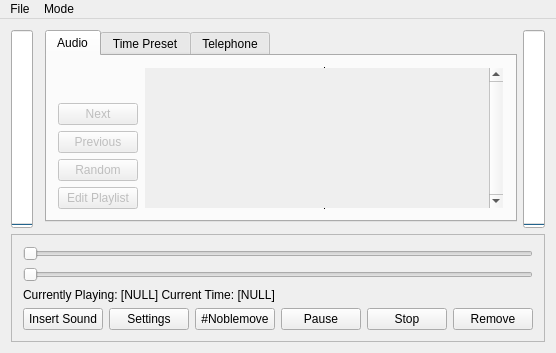
<?xml version="1.0" encoding="UTF-8"?>
<ui version="4.0">
 <class>MainWindow</class>
 <widget class="QMainWindow" name="MainWindow">
  <property name="geometry">
   <rect>
    <x>0</x>
    <y>0</y>
    <width>524</width>
    <height>353</height>
   </rect>
  </property>
  <property name="windowTitle">
   <string>MainWindow</string>
  </property>
  <widget class="QWidget" name="centralWidget">
   <layout class="QGridLayout" name="gridLayout_2">
    <item row="4" column="0" colspan="4">
     <widget class="QFrame" name="frame">
      <property name="statusTip">
       <string/>
      </property>
      <property name="frameShape">
       <enum>QFrame::StyledPanel</enum>
      </property>
      <property name="frameShadow">
       <enum>QFrame::Plain</enum>
      </property>
      <layout class="QGridLayout" name="gridLayout">
       <item row="4" column="5">
        <widget class="QPushButton" name="Remove_Button">
         <property name="text">
          <string>Remove</string>
         </property>
        </widget>
       </item>
       <item row="4" column="2">
        <widget class="QPushButton" name="Secret_Button">
         <property name="text">
          <string>#Noblemove</string>
         </property>
        </widget>
       </item>
       <item row="1" column="0" colspan="6">
        <widget class="QSlider" name="Time_Slider">
         <property name="orientation">
          <enum>Qt::Horizontal</enum>
         </property>
        </widget>
       </item>
       <item row="3" column="0" colspan="6">
        <widget class="QLabel" name="Status_Label">
         <property name="text">
          <string>Currently Playing: [NULL] Current Time: [NULL]</string>
         </property>
        </widget>
       </item>
       <item row="4" column="3">
        <widget class="QPushButton" name="Pause_Button">
         <property name="text">
          <string>Pause</string>
         </property>
        </widget>
       </item>
       <item row="4" column="0">
        <widget class="QPushButton" name="ISound_Button">
         <property name="text">
          <string>Insert Sound</string>
         </property>
        </widget>
       </item>
       <item row="4" column="4">
        <widget class="QPushButton" name="Stop_Button">
         <property name="text">
          <string>Stop</string>
         </property>
        </widget>
       </item>
       <item row="4" column="1">
        <widget class="QPushButton" name="Setting_Button">
         <property name="text">
          <string>Settings</string>
         </property>
        </widget>
       </item>
       <item row="0" column="0" colspan="6">
        <widget class="QSlider" name="Speed_Slider">
         <property name="enabled">
          <bool>true</bool>
         </property>
         <property name="minimum">
          <number>1</number>
         </property>
         <property name="maximum">
          <number>255</number>
         </property>
         <property name="orientation">
          <enum>Qt::Horizontal</enum>
         </property>
        </widget>
       </item>
      </layout>
     </widget>
    </item>
    <item row="1" column="0" rowspan="2">
     <widget class="QProgressBar" name="VU_Meter">
      <property name="maximum">
       <number>32</number>
      </property>
      <property name="value">
       <number>0</number>
      </property>
      <property name="textVisible">
       <bool>false</bool>
      </property>
      <property name="orientation">
       <enum>Qt::Vertical</enum>
      </property>
     </widget>
    </item>
    <item row="1" column="3" rowspan="2">
     <widget class="QProgressBar" name="VU_Meter_2">
      <property name="styleSheet">
       <string notr="true"/>
      </property>
      <property name="maximum">
       <number>32</number>
      </property>
      <property name="value">
       <number>0</number>
      </property>
      <property name="textVisible">
       <bool>false</bool>
      </property>
      <property name="orientation">
       <enum>Qt::Vertical</enum>
      </property>
     </widget>
    </item>
    <item row="1" column="2">
     <widget class="QTabWidget" name="tabWidget">
      <property name="currentIndex">
       <number>0</number>
      </property>
      <widget class="QWidget" name="Audio_Tab">
       <attribute name="title">
        <string>Audio</string>
       </attribute>
       <layout class="QGridLayout" name="gridLayout_3">
        <item row="4" column="1">
         <widget class="QPushButton" name="EPlaylist_Button">
          <property name="enabled">
           <bool>false</bool>
          </property>
          <property name="text">
           <string>Edit Playlist</string>
          </property>
         </widget>
        </item>
        <item row="0" column="2" rowspan="5">
         <widget class="QScrollArea" name="scrollArea">
          <property name="frameShape">
           <enum>QFrame::VLine</enum>
          </property>
          <property name="frameShadow">
           <enum>QFrame::Plain</enum>
          </property>
          <property name="lineWidth">
           <number>1</number>
          </property>
          <property name="verticalScrollBarPolicy">
           <enum>Qt::ScrollBarAlwaysOn</enum>
          </property>
          <property name="horizontalScrollBarPolicy">
           <enum>Qt::ScrollBarAlwaysOff</enum>
          </property>
          <property name="sizeAdjustPolicy">
           <enum>QAbstractScrollArea::AdjustIgnored</enum>
          </property>
          <property name="widgetResizable">
           <bool>true</bool>
          </property>
          <widget class="QWidget" name="scrollAreaWidgetContents">
           <property name="geometry">
            <rect>
             <x>0</x>
             <y>0</y>
             <width>322</width>
             <height>144</height>
            </rect>
           </property>
          </widget>
         </widget>
        </item>
        <item row="1" column="1">
         <widget class="QPushButton" name="Next_Button">
          <property name="enabled">
           <bool>false</bool>
          </property>
          <property name="text">
           <string>Next</string>
          </property>
         </widget>
        </item>
        <item row="2" column="1">
         <widget class="QPushButton" name="Previous_Button">
          <property name="enabled">
           <bool>false</bool>
          </property>
          <property name="text">
           <string>Previous</string>
          </property>
         </widget>
        </item>
        <item row="3" column="1">
         <widget class="QPushButton" name="random_Button">
          <property name="enabled">
           <bool>false</bool>
          </property>
          <property name="text">
           <string>Random</string>
          </property>
         </widget>
        </item>
       </layout>
      </widget>
      <widget class="QWidget" name="TimePreset_Tab">
       <attribute name="title">
        <string>Time Preset</string>
       </attribute>
       <layout class="QGridLayout" name="gridLayout_5">
        <item row="0" column="1" rowspan="3">
         <widget class="QScrollArea" name="scrollArea_2">
          <property name="widgetResizable">
           <bool>true</bool>
          </property>
          <widget class="QWidget" name="scrollAreaWidgetContents_2">
           <property name="geometry">
            <rect>
             <x>0</x>
             <y>0</y>
             <width>339</width>
             <height>144</height>
            </rect>
           </property>
          </widget>
         </widget>
        </item>
        <item row="2" column="0">
         <widget class="QPushButton" name="removeTime_Button">
          <property name="text">
           <string>Remove Time</string>
          </property>
         </widget>
        </item>
        <item row="1" column="0">
         <widget class="QPushButton" name="addTime_Button">
          <property name="text">
           <string>Add Time</string>
          </property>
         </widget>
        </item>
       </layout>
      </widget>
      <widget class="QWidget" name="Telephone_Tab">
       <attribute name="title">
        <string>Telephone</string>
       </attribute>
       <layout class="QGridLayout" name="gridLayout_4">
        <item row="1" column="2">
         <widget class="QPushButton" name="six_Button">
          <property name="text">
           <string>6</string>
          </property>
         </widget>
        </item>
        <item row="1" column="1">
         <widget class="QPushButton" name="five_Button">
          <property name="text">
           <string>5</string>
          </property>
         </widget>
        </item>
        <item row="0" column="0">
         <widget class="QPushButton" name="one_Button">
          <property name="text">
           <string>1</string>
          </property>
         </widget>
        </item>
        <item row="2" column="2">
         <widget class="QPushButton" name="nine_Button">
          <property name="text">
           <string>9</string>
          </property>
         </widget>
        </item>
        <item row="0" column="1">
         <widget class="QPushButton" name="two_Button">
          <property name="text">
           <string>2</string>
          </property>
         </widget>
        </item>
        <item row="1" column="0">
         <widget class="QPushButton" name="four_Button">
          <property name="text">
           <string>4</string>
          </property>
         </widget>
        </item>
        <item row="2" column="0">
         <widget class="QPushButton" name="seven_Button">
          <property name="text">
           <string>7</string>
          </property>
         </widget>
        </item>
        <item row="3" column="0">
         <widget class="QPushButton" name="asterisk_Button">
          <property name="text">
           <string>*</string>
          </property>
         </widget>
        </item>
        <item row="3" column="1">
         <widget class="QPushButton" name="zero_Button">
          <property name="text">
           <string>0</string>
          </property>
         </widget>
        </item>
        <item row="2" column="1">
         <widget class="QPushButton" name="eight_Button">
          <property name="text">
           <string>8</string>
          </property>
         </widget>
        </item>
        <item row="0" column="2">
         <widget class="QPushButton" name="three_Button">
          <property name="text">
           <string>3</string>
          </property>
         </widget>
        </item>
        <item row="3" column="2">
         <widget class="QPushButton" name="hash_Button">
          <property name="text">
           <string>#</string>
          </property>
         </widget>
        </item>
        <item row="4" column="0">
         <widget class="QPushButton" name="intercomOn_Button">
          <property name="text">
           <string>Intercom On</string>
          </property>
         </widget>
        </item>
        <item row="4" column="1">
         <widget class="QPushButton" name="intercomAll_Button">
          <property name="text">
           <string>Intercom All</string>
          </property>
         </widget>
        </item>
        <item row="4" column="2">
         <widget class="QPushButton" name="intercomCancel_Button">
          <property name="text">
           <string>Cancel</string>
          </property>
         </widget>
        </item>
       </layout>
      </widget>
     </widget>
    </item>
   </layout>
  </widget>
  <widget class="QMenuBar" name="menuBar">
   <property name="geometry">
    <rect>
     <x>0</x>
     <y>0</y>
     <width>524</width>
     <height>21</height>
    </rect>
   </property>
   <widget class="QMenu" name="menuFile">
    <property name="title">
     <string>File</string>
    </property>
    <addaction name="actionInsert_Sound"/>
    <addaction name="actionOpen_Preset"/>
    <addaction name="actionSave_Preset"/>
   </widget>
   <widget class="QMenu" name="menuMode">
    <property name="title">
     <string>Mode</string>
    </property>
    <addaction name="actionSoundBoard_Mode"/>
    <addaction name="actionPlaylist_Mode"/>
   </widget>
   <addaction name="menuFile"/>
   <addaction name="menuMode"/>
  </widget>
  <action name="actionOpen_Preset">
   <property name="text">
    <string>Open Preset</string>
   </property>
  </action>
  <action name="actionSave_Preset">
   <property name="text">
    <string>Save Preset</string>
   </property>
  </action>
  <action name="actionSoundBoard_Mode">
   <property name="text">
    <string>Soundboard Mode</string>
   </property>
  </action>
  <action name="actionPlaylist_Mode">
   <property name="text">
    <string>Playlist Mode</string>
   </property>
  </action>
  <action name="actionInsert_Sound">
   <property name="text">
    <string>Insert Sound</string>
   </property>
  </action>
 </widget>
 <layoutdefault spacing="6" margin="11"/>
 <resources/>
 <connections/>
</ui>
